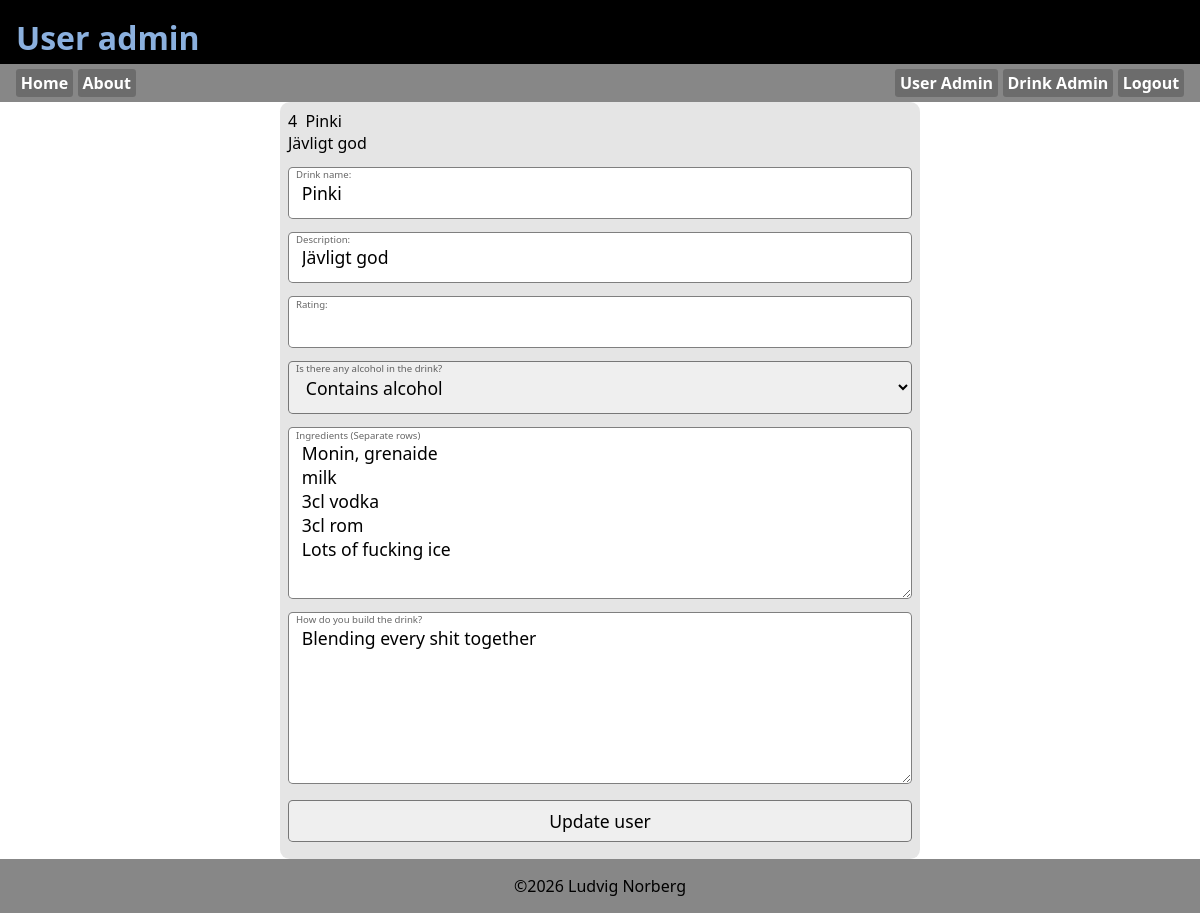
The app's page /drinkadmin.php?edit=4 (signed in) with its own data.
### tables this page shows
CREATE TABLE `tbl_drinks` (
  `id` int(11) NOT NULL,
  `drinkname` varchar(255) NOT NULL,
  `description` varchar(255) NOT NULL,
  `ingredients` text NOT NULL,
  `recipe` text NOT NULL,
  `alcoholic` tinyint(4) NOT NULL
);

### drinkadmin.php (the view, shortened to what this page needs)
<!DOCTYPE html>
<?php require_once("asset.php"); ?>
<html lang="en">
<head>
    <link rel="stylesheet" href="style.css">
</head>
<body>
    <header>
        <h1>User admin</h1>
    </header>
    <?php require_once("_nav.php"); ?>
    <main>
        <?php  if(isset($_GET['edit'])): ?>
            <?php
                $id=intval($_GET['edit']);
                $sql="SELECT * FROM tbl_drinks WHERE id=$id";
                $result=mysqli_query($conn, $sql);
                $row=mysqli_fetch_assoc($result);
            ?>
        <form action="drinkadmin.php" method="POST" class="addForm">
            <div class="user_data"><?=$id?>&nbsp;&nbsp;<?=$row['drinkname']?><br><?=$row['description']?><br><?=$row['rating']?></div>
            <label for="drinkname">Drink name:</label>
            <input type="text" name="drinkname" id="drinkname" value="<?=$row['drinkname']?>">
            <label for="desc">Description:</label>
            <input type="text" name="desc" id="desc" value="<?=$row['description']?>">
            <label for="rating">Rating:  </label>
            <input type="number" name="rating" id="rating" inputmode="decimal" value="<?=$row['rating']?>">
            <label for="alcoholic">Is there any alcohol in the drink?</label>
            <select name=alcoholic>
                <option value="1" <?php if($row['alcoholic']==1){echo "selected";}?> >Contains alcohol</option>
            </select>
            <label for="igredients">Ingredients (Separate rows)</label>
            <textarea name="ingredients" rows="6"><?=$row['ingredients']?></textarea>
            <label for="recipe">How do you build the drink?</label>
            <textarea name="recipe" rows="6"><?=$row['recipe']?></textarea>
            <input type="submit" name="btn_edit" value="Update user">
        </form>
<?php endif; ?>
    </main>
    <?php require_once("_footer.php"); ?>
</body>
</html>

### style.css (style rules this page uses)
:root { --clr_back_header:#000; --clr_header:#8bb0de; --clr_back_nav:#878787; --clr_back_footer:var(--clr_back_nav); }
*, *:before, *:after { margin: 0; padding: 0; box-sizing: border-box; }
body { height:100dvh; display:flex; flex-direction: column; font-family: system-ui, sans-serif; }
header { background: var(--clr_back_header); color:var(--clr_header); height:4rem; padding: 1rem; }
main { flex-grow: 5; display:flex; flex-direction: column; }
:root { --formborder: rgb(0, 0, 0, .5); --formback: rgb(0, 0, 0, .1); --formlabelcolor: rgb(0, 0, 0, .6) }
.addForm { position: relative; display: flex; flex-direction: column; width: 40rem; padding: .5rem; background: var(--formback); border-radius: .6rem; margin-left:auto; margin-right:auto; }
label { position: relative; top: .9rem; left: .5rem; font: .6rem system-ui; color: var(--formlabelcolor); }
input[type="submit"], input[type="button"], button { margin-top: 1rem; margin-bottom: .6rem; padding: .5rem; }

### records on screen
tbl_drinks: drinkname "Pinki", description "Jävligt god", desc "Jävligt god", alcoholic "Contains alcohol", ingredients "Monin, grenaide milk 3cl vodka 3cl rom Lots of fucking ice", recipe "Blending every shit together"

### other values on screen
$id "4"
